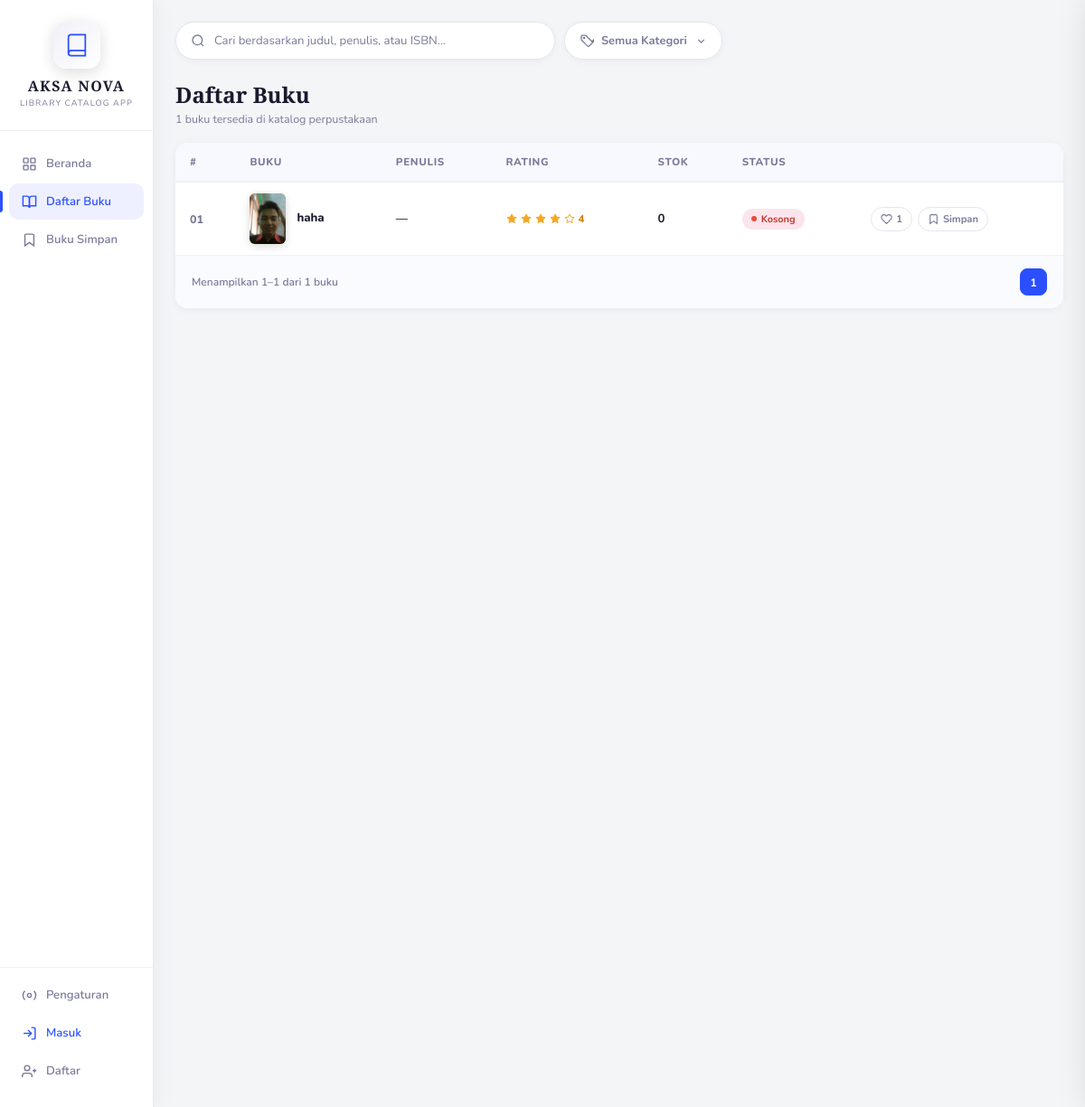
The page /daftar_buku.php on the database as committed earlier.
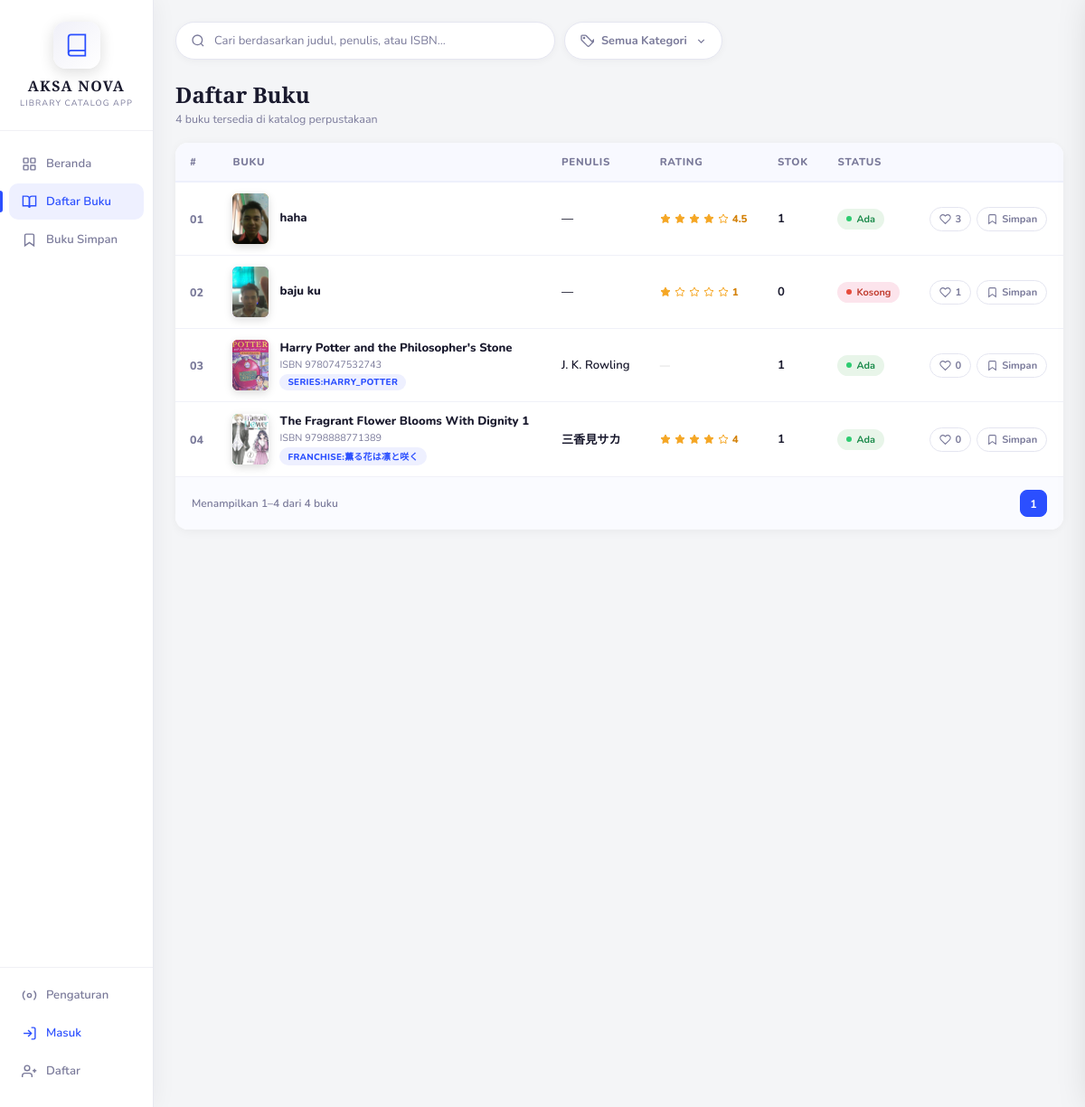
The same page on the database as committed later.
### tables this page shows
CREATE TABLE `buku` (
  `id` int NOT NULL,
  `judul` varchar(255) NOT NULL,
  `penulis` varchar(255) NOT NULL DEFAULT '',
  `isbn` varchar(50) NOT NULL DEFAULT '',
  `genre` varchar(100) NOT NULL DEFAULT '',
  `sinopsis` text,
  `stok` int NOT NULL DEFAULT '0',
  `gambar` varchar(500) NOT NULL DEFAULT '',
  `created_at` timestamp NULL DEFAULT CURRENT_TIMESTAMP,
  `updated_at` timestamp NULL DEFAULT CURRENT_TIMESTAMP ON UPDATE CURRENT_TIMESTAMP
);

### daftar_buku.php (the view, shortened to what the changed rows need)
<?php
require_once "db.php";
$is_guest   = !isset($_SESSION["user_id"]);
$role       = $is_guest ? "guest" : ($_SESSION["role"] ?? "member");
$is_admin   = (!$is_guest && $role === "admin");
$per_page   = 10;
$page       = max(1, (int)($_GET["page"] ?? 1));
$offset     = ($page - 1) * $per_page;
$search   = trim($_GET["q"] ?? "");
$kategori = trim($_GET["kategori"] ?? "");
$conditions = [];
$where = $conditions ? "WHERE " . implode(" AND ", $conditions) : "";
$total_res  = mysqli_query($conn, "SELECT COUNT(*) AS total FROM buku $where");
$total_row  = mysqli_fetch_assoc($total_res);
$total_buku = (int)$total_row["total"];
$total_pages = max(1, ceil($total_buku / $per_page));
$page = min($page, $total_pages);
$buku_list = [];
$res = mysqli_query($conn,
    "SELECT * FROM buku $where ORDER BY id ASC LIMIT $per_page OFFSET $offset"
);
while ($row = mysqli_fetch_assoc($res)) $buku_list[] = $row;
$liked_ids = [];
$fav_ids   = [];
$like_counts = [];
if (!empty($buku_list)) {
    $ids_str = implode(",", array_column($buku_list, "id"));
    $r = mysqli_query($conn, "SELECT buku_id, COUNT(*) AS total FROM buku_likes WHERE buku_id IN ($ids_str) GROUP BY buku_id");
    while ($row = mysqli_fetch_assoc($r)) $like_counts[$row["buku_id"]] = (int)$row["total"];
    $rating_counts = [];
    $r = mysqli_query($conn, "SELECT buku_id, ROUND(AVG(rating),1) AS avg_r, COUNT(*) AS total FROM buku_ratings WHERE buku_id IN ($ids_str) GROUP BY buku_id");
    while ($row = mysqli_fetch_assoc($r)) $rating_counts[$row["buku_id"]] = ["avg" => (float)$row["avg_r"], "total" => (int)$row["total"]];
}
$cover_cls = ["c1","c2","c3","c4","c5","c6","c7","c8"];
function getStatus(int $stok): array {
    if ($stok <= 0) return ["habis",   "Kosong"];
    return ["tersedia","Ada"];
}
?>
<!DOCTYPE html>
<html lang="id">
<head>
</head>
<body>
<main class="main">
  <div id="searchResultArea">
  <div class="page-header">
    <div class="page-title">Daftar Buku</div>
    <div class="page-subtitle">
      <?php if ($search && $kategori): ?>
        <?= $total_buku ?> buku cocok dengan "<strong><?= htmlspecialchars($search) ?></strong>" dalam kategori <strong><?= htmlspecialchars($kategori) ?></strong>
      <?php elseif ($search): ?>
        <?= $total_buku ?> buku cocok dengan "<strong><?= htmlspecialchars($search) ?></strong>"
      <?php elseif ($kategori): ?>
        <?= $total_buku ?> buku dalam kategori <strong><?= htmlspecialchars($kategori) ?></strong>
      <?php else: ?>
        <?= $total_buku ?> buku tersedia di katalog perpustakaan
      <?php endif; ?>
    </div>
  </div>
  <div class="table-card">
    <table>
      <thead>
        <tr>
          <th>#</th>
          <th>Buku</th>
          <th class="col-hide">Penulis</th>
          <th>Rating</th>
          <th>Stok</th>
          <th>Status</th>
          <?php if (!$is_admin): ?><th></th><?php endif; ?>
        </tr>
      </thead>
      <tbody>
        <?php if (empty($buku_list)): ?>
        <tr class="empty-row">
          <td colspan="6">
            <?php if ($search): ?>
              Tidak ada buku yang cocok dengan "<?= htmlspecialchars($search) ?>"<?= $kategori ? " dalam kategori \"" . htmlspecialchars($kategori) . "\"" : "" ?>.
            <?php elseif ($kategori): ?>
              Belum ada buku dalam kategori "<?= htmlspecialchars($kategori) ?>".
            <?php else: ?>
              Belum ada buku di katalog.
            <?php endif; ?>
          </td>
        </tr>
        <?php else: ?>
        <?php foreach ($buku_list as $i => $buku):
          $num   = $offset + $i + 1;
          $col   = $cover_cls[$i % count($cover_cls)];
          [$status_cls, $status_label] = getStatus((int)$buku["stok"]);
          $words   = preg_split('/\s+/', trim($buku["judul"]));
          $initial = mb_strtoupper(mb_substr($words[0], 0, 1)) . (isset($words[1]) ? mb_strtoupper(mb_substr($words[1], 0, 1)) : "");
        ?>
        <tr onclick="bukaDetailBuku(<?= $buku['id'] ?>)" style="cursor:pointer;">
          <td style="font-weight:800;color:var(--muted);font-size:.78rem;"><?= str_pad($num, 2, "0", STR_PAD_LEFT) ?></td>
          <td>
            <div class="book-identity">
              <div class="book-cover-sm <?= $col ?>">
                <?php if ($buku["gambar"] && file_exists($buku["gambar"])): ?>
                  <img src="<?= htmlspecialchars($buku["gambar"]) ?>" alt="<?= htmlspecialchars($buku["judul"]) ?>">
                <?php else: ?>
                  <div class="book-cover-initial"><?= htmlspecialchars($initial) ?></div>
                <?php endif; ?>
              </div>
              <div>
                <div class="td-title"><?= htmlspecialchars($buku["judul"]) ?></div>
                <div class="td-isbn"><?= $buku["isbn"] ? "ISBN " . htmlspecialchars($buku["isbn"]) : "" ?></div>
                <?php if ($buku["genre"]): ?><span class="td-genre-badge"><?= htmlspecialchars($buku["genre"]) ?></span><?php endif; ?>
              </div>
            </div>
          </td>
          <td class="col-hide"><span class="td-author"><?= htmlspecialchars($buku["penulis"] ?: "—") ?></span></td>
          <td onclick="event.stopPropagation()">
            <?php
              $rat = $rating_counts[$buku["id"]] ?? null;
              if ($rat && $rat["total"] > 0):
                $full = floor($rat["avg"]);
            ?>
            <div class="td-rating">
              <?php for ($s=1;$s<=5;$s++): ?>
                <svg viewBox="0 0 24 24" fill="<?= $s<=$full?'#f5a623':'none' ?>" stroke="#f5a623" stroke-width="2" stroke-linejoin="round">
                  <polygon points="12 2 15.09 8.26 22 9.27 17 14.14 18.18 21.02 12 17.77 5.82 21.02 7 14.14 2 9.27 8.91 8.26 12 2"/>
                </svg>
              <?php endfor; ?>
              <span class="td-rating-num"><?= $rat["avg"] ?></span>
            </div>
            <?php else: ?>
            <span class="td-rating-empty">—</span>
            <?php endif; ?>
          </td>
          <td><span class="td-stock"><?= (int)$buku["stok"] ?></span></td>
          <td><span class="status-badge status-<?= $status_cls ?>"><span class="dot"></span><?= $status_label ?></span></td>
          <?php if (!$is_admin):
            $sudah_like = in_array($buku["id"], $liked_ids);
            $sudah_fav  = in_array($buku["id"], $fav_ids);
            $jml_like   = $like_counts[$buku["id"]] ?? 0;
          ?>
          <td onclick="event.stopPropagation()">
            <div class="action-cell">
              <button class="btn-like <?= $sudah_like ? 'aktif' : '' ?>"
                      data-buku-id="<?= $buku['id'] ?>"
                      onclick="toggleAksi(this, <?= $buku['id'] ?>, 'like')"
                      title="Suka">
                <svg viewBox="0 0 24 24" fill="<?= $sudah_like ? 'currentColor' : 'none' ?>" stroke="currentColor" stroke-width="2">
                  <path d="M20.84 4.61a5.5 5.5 0 0 0-7.78 0L12 5.67l-1.06-1.06a5.5 5.5 0 0 0-7.78 7.78l1.06 1.06L12 21.23l7.78-7.78 1.06-1.06a5.5 5.5 0 0 0 0-7.78z"/>
                </svg>
                <span class="like-count-<?= $buku['id'] ?>"><?= $jml_like ?></span>
              </button>
              <button class="btn-save <?= $sudah_fav ? 'aktif' : '' ?>"
                      data-buku-id="<?= $buku['id'] ?>"
                      onclick="toggleAksi(this, <?= $buku['id'] ?>, 'favorite')"
                      title="Simpan">
                <svg viewBox="0 0 24 24" fill="<?= $sudah_fav ? 'currentColor' : 'none' ?>" stroke="currentColor" stroke-width="2">
                  <path d="M19 21l-7-5-7 5V5a2 2 0 0 1 2-2h10a2 2 0 0 1 2 2z"/>
                </svg>
                Simpan
              </button>
            </div>
          </td>
          <?php endif; ?>
        </tr>
        <?php endforeach; ?>
        <?php endif; ?>
      </tbody>
    </table>
    <?php
    $from = $total_buku === 0 ? 0 : $offset + 1;
    $to   = min($offset + $per_page, $total_buku);
    $qs   = "";
    ?>
    <div class="pagination-wrap">
      <div class="pagination-info">Menampilkan <?= $from ?>–<?= $to ?> dari <?= $total_buku ?> buku</div>
      <div class="pagination-btns">
        <?php
        $start = max(1, $page - 2);
        $end   = min($total_pages, $page + 2);
        for ($p = $start; $p <= $end; $p++):
        ?>
          <a href="?page=<?= $p . $qs ?>" class="page-btn <?= $p === $page ? 'active' : '' ?>"><?= $p ?></a>
        <?php endfor; ?>
      </div>
    </div>
  </div>
  <?php
  $search_result_html = ob_get_clean();
  echo $search_result_html;
  ?>
  </div>
</main>
</body>
</html>

Rows that differ between the two databases and show on the page:
changed buku "haha": id "4" → "4.5"; stok "0" → "1"; status_label "Kosong" → "Ada"; id "1" → "3"
added buku: num "02", gambar (picture), judul "baju ku", penulis "—", id "1", stok "0", status_label "Kosong"
added buku: num "03", gambar (picture), judul "Harry Potter and the Philosopher's Stone", isbn "9780747532743", genre "SERIES:HARRY_POTTER", penulis "J. K. Rowling", stok "1", status_label "Ada", id "0"
added buku: num "04", gambar (picture), judul "The Fragrant Flower Blooms With Dignity 1", isbn "9798888771389", genre "FRANCHISE:薫る花は凛と咲く", penulis "三香見サカ", id "4", stok "1", status_label "Ada", id "0"
Other text that changed with them:
$total_buku: "1" → "4"
$to: "1" → "4"
